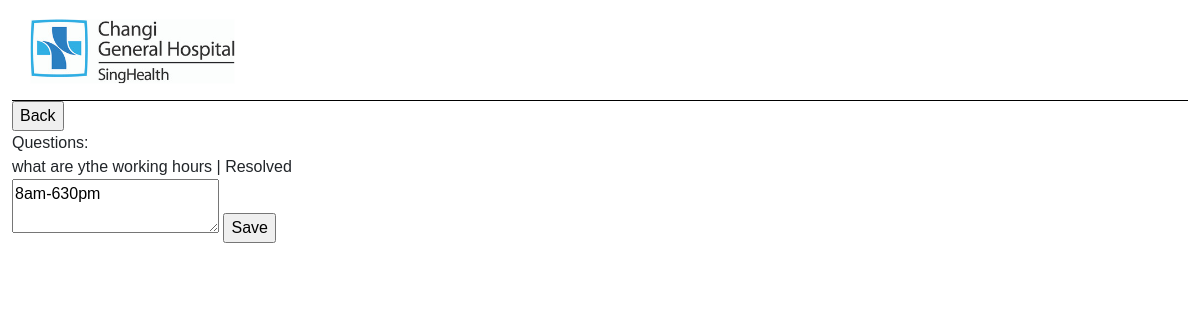
Screenshot of /questions with the database file from the repository.
### models.py (models this page shows)
class Questions(db.Model):
    id = db.Column(db.Integer, primary_key=True)
    name = db.Column(db.String(100), nullable=False)
    email = db.Column(db.String(100), nullable=False)
    question = db.Column(db.String)
    status = db.Column(db.String)
    answer = db.Column(db.String)

### app.py (the view, shortened to what this page needs)
@app.route("/questions", methods=["GET", "POST"])
def questions():
    return render_template("questions.html", questions=Questions.query.all())

### templates/questions.html (shortened to what this page needs)
{% extends "base.html" %}
{% block body %}
    <form action="/" method="post">
        <input type="submit" value="Back">
    </form>
    Questions:
    <br>
    {% for question in questions %}
        {{ question.question }} | {{ question.status }}
        <form method="post">
            <textarea name="answer">{{ question.answer }}</textarea>
            <input type="submit" value="Save">
        </form>
        <br>
    {% endfor %}
{% endblock %}

### static/styles/style.css (style rules this page uses)
body { margin: 0; font-family: "Poppins", sans-serif; }

### rows the page displays
Questions: question "what are ythe working hours", status "Resolved", answer "8am-630pm"
